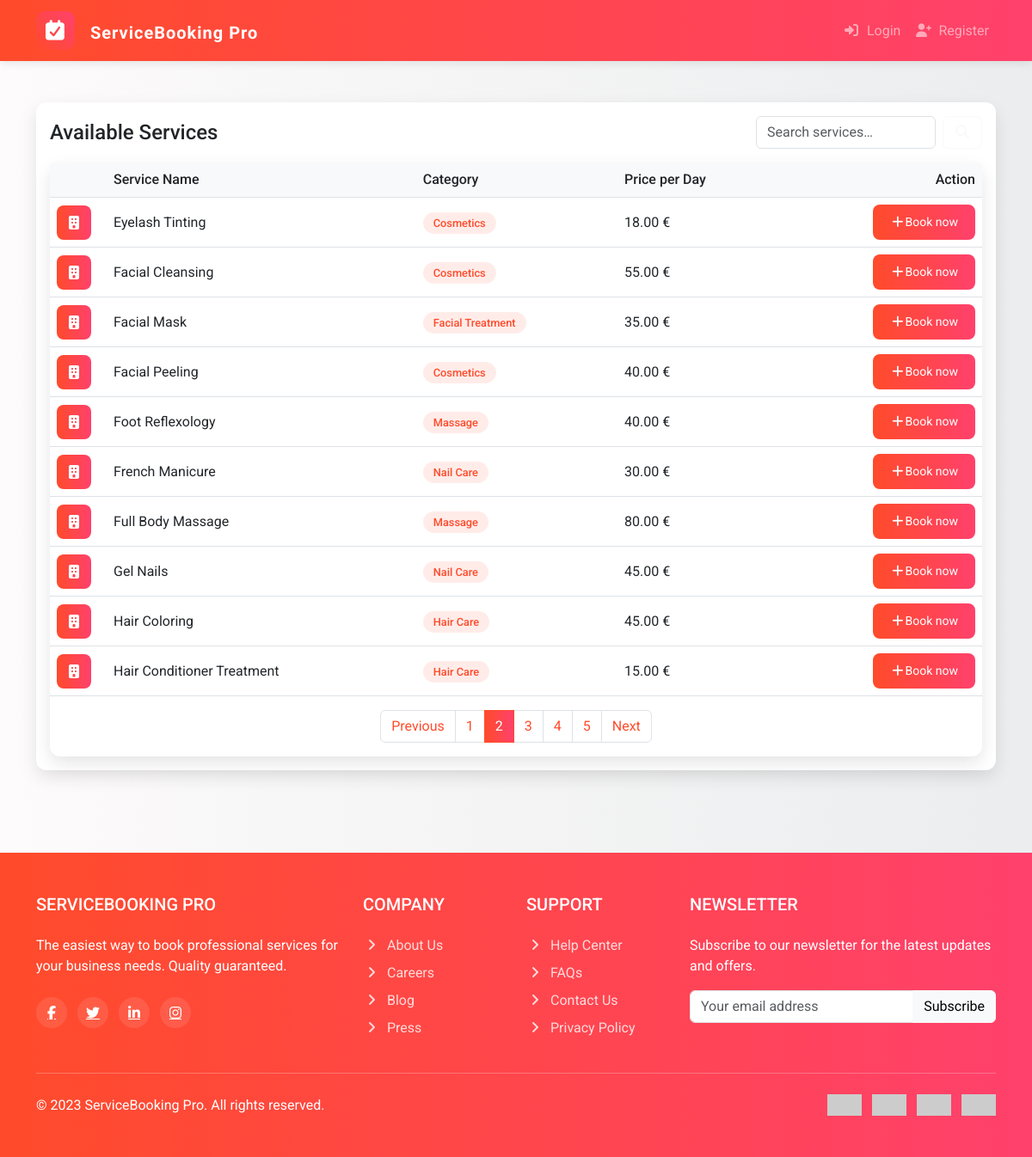
Page /?q=&page=2 on the committed database.
### services/models.py (models this page shows, shortened)
class Service(models.Model):
    name = models.CharField(max_length=200)
    description = models.TextField(blank=True)
    category = models.CharField(max_length=100)
    price = models.DecimalField(max_digits=10, decimal_places=2)

### services/views.py (the view)
# urls.py: path("", views.service_list, name="service_list"),
def service_list(request):
    q = (request.GET.get("q") or "").strip()
    qs = Service.objects.all()
    if q:
        qs = qs.filter(
            Q(name__icontains=q) |
            Q(category__icontains=q) |
            Q(description__icontains=q)
        )
    qs = qs.order_by("name")
    paginator = Paginator(qs, 10)  # 10 per page
    page_obj = paginator.get_page(request.GET.get("page"))
    return render(
        request,
        "services/service_list.html",
        {"page_obj": page_obj, "q": q},
    )

### templates/services/service_list.html (shortened to what this page needs)
{% extends 'base.html' %}
{% block content %}
   <div class="card">
            <div class="card-body">
<div class="d-flex align-items-center justify-content-between mb-3">
  <h1 class="h4 m-0">Available Services</h1>
  <form method="get" action="{% url 'service_list' %}" class="d-flex" role="search">
    <input class="form-control me-2" type="search" name="q" placeholder="Search services…" value="{{ q }}">
    <button class="btn btn-outline-light" type="submit">
      <i class="fas fa-search"></i>
    </button>
  </form>
</div>
   <div class="card">
<div class="table-responsive">
  <table class="table table-hover align-middle">
    <thead>
      <tr>
        <th style="width:40px;"></th>
        <th>Service Name</th>
        <th>Category</th>
        <th>Price per Day</th>
        <th class="text-end">Action</th>
      </tr>
    </thead>
    <tbody>
      {% for s in page_obj %}
        <tr>
          <td><div class="service-icon"><i class="fas fa-building"></i></div></td>
          <td>
            {% if s.get_absolute_url %}
              <a href="{{ s.get_absolute_url }}">{{ s.name }}</a>
            {% else %}
              {{ s.name }}
            {% endif %}
          </td>
          <td><span class="service-category">{{ s.category }}</span></td>
          <td>{{ s.price }} €</td>
          <td class="text-end">
            {% if user.is_authenticated %}
              <a href="{% url 'booking_form' s.pk %}" class="btn btn-primary btn-sm">
               <i class="fa-solid fa-plus me-2"></i></i>Book now
              </a>
            {% else %}
              <a href="{% url 'login' %}?next={% url 'booking_form' s.pk %}" class="btn btn-primary btn-sm">
               <i class="fa-solid fa-plus"></i></i>Book now
              </a>
            {% endif %}
          </td>
        </tr>
      {% empty %}
        <tr>
          <td colspan="5" class="text-center py-4 text-muted">Keine Services gefunden.</td>
        </tr>
      {% endfor %}
    </tbody>
  </table>
</div>
<nav aria-label="Service pagination">
  <ul class="pagination justify-content-center">
    {% if page_obj.has_previous %}
      <li class="page-item">
        <a class="page-link" href="?q={{ q }}&page={{ page_obj.previous_page_number }}">Previous</a>
      </li>
    {% else %}
      <li class="page-item disabled"><span class="page-link">Previous</span></li>
    {% endif %}
    {% for p in page_obj.paginator.page_range %}
      {% if p == page_obj.number %}
        <li class="page-item active"><span class="page-link">{{ p }}</span></li>
      {% else %}
        <li class="page-item"><a class="page-link" href="?q={{ q }}&page={{ p }}">{{ p }}</a></li>
      {% endif %}
    {% endfor %}
    {% if page_obj.has_next %}
      <li class="page-item">
        <a class="page-link" href="?q={{ q }}&page={{ page_obj.next_page_number }}">Next</a>
      </li>
    {% else %}
      <li class="page-item disabled"><span class="page-link">Next</span></li>
    {% endif %}
  </ul>
</nav>
	</div>
        </div>
		</div>
{% endblock %}

### static/css/style.css (style rules this page uses)
*, *::before, *::after { animation: none !important; transition: none !important; scroll-behavior: auto !important; }
:root { --primary: #FF4B2B; --secondary: #FF416C; --accent: #FF6B6B; --light: #f8f9fa; --dark: #343a40; }
body { font-family: 'Roboto', sans-serif; background: linear-gradient(to right, #fdfbfb, #ebedee); min-height: 100vh; display: flex; flex-direction: column; }
.card { border-radius: 12px; box-shadow: 0 8px 20px rgba(0,0,0,0.1); border: none; }
.btn-primary { background: linear-gradient(to right, var(--primary), var(--secondary)); border: none; border-radius: 8px; padding: 10px 20px; }
.table th { border-top: none; font-weight: 500; background-color: var(--light); }
.service-category { padding: 5px 12px; border-radius: 20px; font-size: 0.8rem; font-weight: 500; background-color: rgba(255, 75, 43, 0.1); color: var(--primary); }
.service-icon { width: 40px; height: 40px; display: flex; align-items: center; justify-content: center; background: linear-gradient(to right, var(--primary), var(--secondary)); color: #fff; border-radius: 8px; margin-right: 10px; }
.page-item.active .page-link { background: linear-gradient(to right, var(--primary), var(--secondary)); border-color: var(--primary); }
.page-link { color: var(--primary); }

### rows in the picture
Service: name "Eyelash Tinting", category "Cosmetics", price "18.00"
Service: name "Facial Cleansing", category "Cosmetics", price "55.00"
Service: name "Facial Mask", category "Facial Treatment", price "35.00"
Service: name "Facial Peeling", category "Cosmetics", price "40.00"
Service: name "Foot Reflexology", category "Massage", price "40.00"
Service: name "French Manicure", category "Nail Care", price "30.00"
Service: name "Full Body Massage", category "Massage", price "80.00"
Service: name "Gel Nails", category "Nail Care", price "45.00"
Service: name "Hair Coloring", category "Hair Care", price "45.00"
Service: name "Hair Conditioner Treatment", category "Hair Care", price "15.00"

### other values in the picture
{{ p }} "1" "3" "4" "5"
{{ p }} "2"
